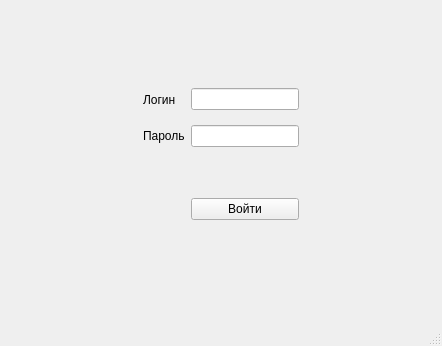
<?xml version="1.0" encoding="UTF-8"?>
<ui version="4.0">
 <class>MainWindow</class>
 <widget class="QMainWindow" name="MainWindow">
  <property name="geometry">
   <rect>
    <x>0</x>
    <y>0</y>
    <width>442</width>
    <height>346</height>
   </rect>
  </property>
  <property name="windowTitle">
   <string>Вход</string>
  </property>
  <widget class="QWidget" name="centralwidget">
   <layout class="QGridLayout" name="gridLayout">
    <item row="0" column="3">
     <spacer name="verticalSpacer_2">
      <property name="orientation">
       <enum>Qt::Vertical</enum>
      </property>
      <property name="sizeHint" stdset="0">
       <size>
        <width>20</width>
        <height>65</height>
       </size>
      </property>
     </spacer>
    </item>
    <item row="0" column="4" rowspan="2">
     <spacer name="horizontalSpacer_2">
      <property name="orientation">
       <enum>Qt::Horizontal</enum>
      </property>
      <property name="sizeHint" stdset="0">
       <size>
        <width>125</width>
        <height>58</height>
       </size>
      </property>
     </spacer>
    </item>
    <item row="1" column="0" rowspan="3">
     <spacer name="horizontalSpacer">
      <property name="orientation">
       <enum>Qt::Horizontal</enum>
      </property>
      <property name="sizeHint" stdset="0">
       <size>
        <width>85</width>
        <height>58</height>
       </size>
      </property>
     </spacer>
    </item>
    <item row="1" column="1" rowspan="2">
     <widget class="QLabel" name="label">
      <property name="text">
       <string>Логин</string>
      </property>
     </widget>
    </item>
    <item row="1" column="2" rowspan="2" colspan="2">
     <widget class="QLineEdit" name="leLogin"/>
    </item>
    <item row="2" column="3">
     <spacer name="verticalSpacer_3">
      <property name="orientation">
       <enum>Qt::Vertical</enum>
      </property>
      <property name="sizeHint" stdset="0">
       <size>
        <width>20</width>
        <height>21</height>
       </size>
      </property>
     </spacer>
    </item>
    <item row="2" column="4" rowspan="3">
     <spacer name="horizontalSpacer_3">
      <property name="orientation">
       <enum>Qt::Horizontal</enum>
      </property>
      <property name="sizeHint" stdset="0">
       <size>
        <width>125</width>
        <height>58</height>
       </size>
      </property>
     </spacer>
    </item>
    <item row="3" column="1">
     <widget class="QLabel" name="label_2">
      <property name="text">
       <string>Пароль</string>
      </property>
     </widget>
    </item>
    <item row="3" column="2" colspan="2">
     <widget class="QLineEdit" name="lePassword">
      <property name="echoMode">
       <enum>QLineEdit::Password</enum>
      </property>
     </widget>
    </item>
    <item row="4" column="2" colspan="2">
     <spacer name="verticalSpacer_4">
      <property name="orientation">
       <enum>Qt::Vertical</enum>
      </property>
      <property name="sizeHint" stdset="0">
       <size>
        <width>20</width>
        <height>5</height>
       </size>
      </property>
     </spacer>
    </item>
    <item row="5" column="2" colspan="2">
     <widget class="QPushButton" name="btnLog">
      <property name="text">
       <string>Войти</string>
      </property>
     </widget>
    </item>
    <item row="6" column="2" colspan="2">
     <spacer name="verticalSpacer">
      <property name="orientation">
       <enum>Qt::Vertical</enum>
      </property>
      <property name="sizeHint" stdset="0">
       <size>
        <width>20</width>
        <height>95</height>
       </size>
      </property>
     </spacer>
    </item>
   </layout>
  </widget>
  <widget class="QMenuBar" name="menubar">
   <property name="geometry">
    <rect>
     <x>0</x>
     <y>0</y>
     <width>442</width>
     <height>22</height>
    </rect>
   </property>
  </widget>
  <widget class="QStatusBar" name="statusbar"/>
 </widget>
 <resources/>
 <connections/>
</ui>
